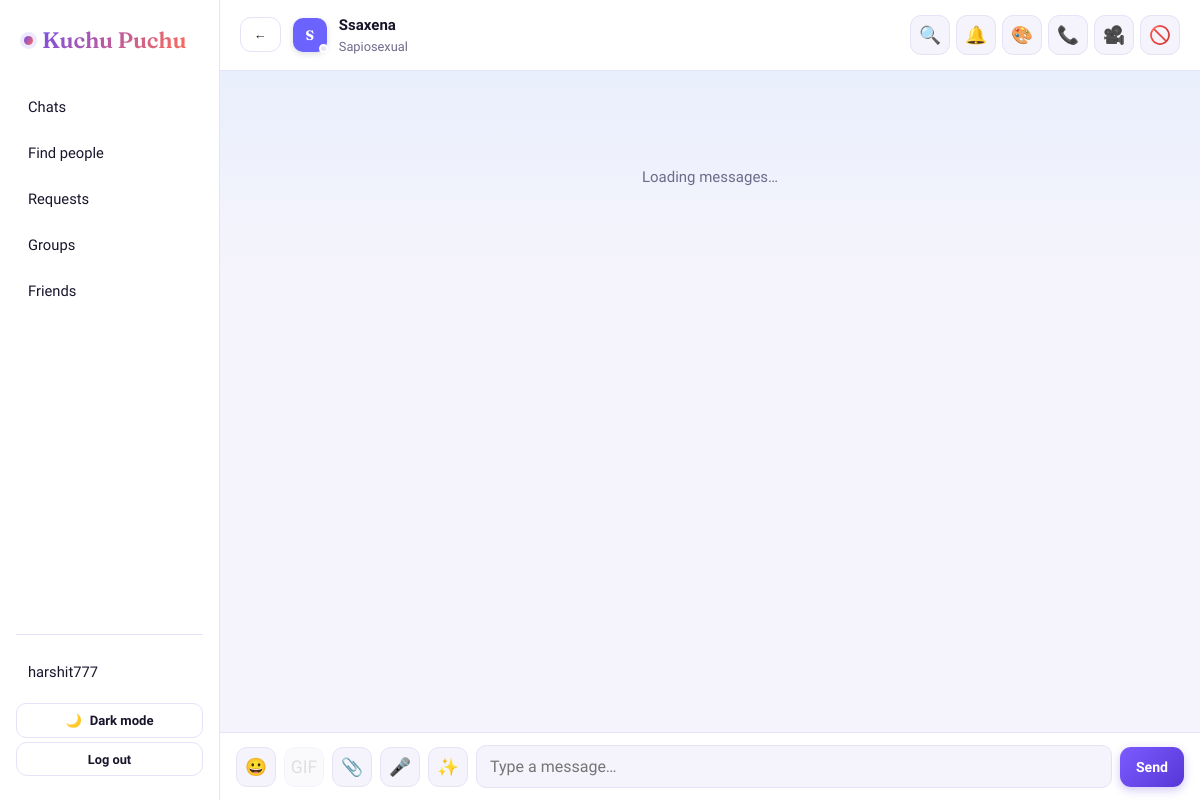
Screenshot of /chat/with/Ssaxena/ (signed in) with the database file from the repository.
### accounts/models.py (models this page shows, shortened)
class User(AbstractUser):
    THEME_LIGHT = 'light'
    THEME_DARK = 'dark'
    THEME_CHOICES = [(THEME_LIGHT, 'Light'), (THEME_DARK, 'Dark')]
    bio = models.CharField(max_length=160, blank=True)
    avatar_color = models.CharField(max_length=7, default='#6C63FF')  # used for the letter-avatar fallback
    avatar_url = models.URLField(blank=True)
    avatar_public_id = models.CharField(max_length=255, blank=True)  # Cloudinary asset id, so we can delete/replace it later
    last_seen_at = models.DateTimeField(null=True, blank=True)
    theme_preference = models.CharField(max_length=5, choices=THEME_CHOICES, default=THEME_LIGHT)
    spotify_access_token = models.CharField(max_length=255, blank=True)
    spotify_refresh_token = models.CharField(max_length=255, blank=True)
    spotify_token_expires_at = models.DateTimeField(null=True, blank=True)

### chat/views.py (the view)
# urls.py: path('with/<str:username>/', views.room, name='room'),
@login_required
def room(request, username):
    friend = get_object_or_404(User, username=username)
    if not Friendship.are_friends(request.user, friend):
        return HttpResponseForbidden("You can only message people on your friends list.")
    Message.objects.filter(sender=friend, recipient=request.user, is_read=False).update(is_read=True)
    nickname_obj = ContactNickname.objects.filter(owner=request.user, friend=friend).first()
    theme = ChatTheme.for_pair(request.user, friend)
    now_playing = spotify_client.get_now_playing_cached(friend) if spotify_client.is_configured() else None
    now = timezone.now()
    return render(request, 'chat/room.html', {
        'friend': friend,
        'display_name': nickname_obj.nickname if nickname_obj and nickname_obj.nickname else friend.username,
        'theme': theme,
        'gif_search_enabled': klipy.is_configured(),
        'is_muted': ConversationMute.is_muted(request.user, friend),
        'friend_online': bool(friend.last_seen_at and (now - friend.last_seen_at).total_seconds() < ONLINE_WINDOW_SECONDS),
        'friend_now_playing': now_playing,
    })

### accounts/spotify_client.py (called while the page is built)
def is_configured():
    client_id = getattr(settings, 'SPOTIFY_CLIENT_ID', '').strip()
    client_secret = getattr(settings, 'SPOTIFY_CLIENT_SECRET', '').strip()
    return bool(client_id and client_secret)

### accounts/templatetags/avatar_tags.py (called while the page is built)
@register.simple_tag
def avatar(entity, size=''):
    url = getattr(entity, 'avatar_url', '') or ''
    color = getattr(entity, 'avatar_color', '#6C63FF') or '#6C63FF'
    label = getattr(entity, 'username', '') or getattr(entity, 'name', '') or '?'
    letter = label[:1].upper()
    css_class = f'avatar {size}'.strip()
    if url:
        return format_html('<img class="{}" src="{}" alt="{}">', css_class, url, letter)
    return format_html('<div class="{}" style="background:{};">{}</div>', css_class, color, letter)

### chat/context_processors.py (called while the page is built)
def unread_messages_count(request):
    if not request.user.is_authenticated:
        return {'unread_messages_count': 0}
    muted_friend_ids = ConversationMute.objects.filter(user=request.user).values_list('friend_id', flat=True)
    count = (
        Message.objects.filter(recipient=request.user, is_read=False, deleted_at__isnull=True)
        .exclude(sender_id__in=muted_friend_ids)
        .count()
    )
    return {'unread_messages_count': count}

### chat/klipy.py (called while the page is built)
def is_configured():
    return bool(getattr(settings, 'KLIPY_API_KEY', ''))

### chat/models.py (called while the page is built)
    @staticmethod
    def for_pair(user1, user2):
        a, b = sorted([user1, user2], key=lambda u: u.pk)
        obj, _ = ChatTheme.objects.get_or_create(user_a=a, user_b=b)
        return obj

### friends/context_processors.py (called while the page is built)
def pending_requests_count(request):
    if request.user.is_authenticated:
        count = FriendRequest.objects.filter(to_user=request.user).count()
        return {'pending_requests_count': count}
    return {'pending_requests_count': 0}

### friends/models.py (called while the page is built)
    @staticmethod
    def are_friends(user1, user2):
        a, b = sorted([user1, user2], key=lambda u: u.pk)
        return Friendship.objects.filter(user_a=a, user_b=b).exists()

    @staticmethod
    def is_muted(user, friend):
        return ConversationMute.objects.filter(user=user, friend=friend).exists()

### groupchat/context_processors.py (called while the page is built, shortened)
def unread_group_messages_count(request):
    if not request.user.is_authenticated:
        return {'unread_group_messages_count': 0}
    total = 0
    memberships = GroupMembership.objects.filter(user=request.user, is_muted=False).only('group_id', 'last_read_at')
    return {'unread_group_messages_count': total}

### templates/chat/room.html (shortened to what this page needs)
{% extends "base.html" %}
{% load static %}
{% load avatar_tags %}
{% block body %}
<div class="chat-room" data-username="{{ friend.username }}" data-theme-preset="{{ theme.preset }}"
     data-poll-url="{% url 'chat:poll' friend.username %}"
     data-send-url="{% url 'chat:send' friend.username %}"
     data-typing-url="{% url 'chat:typing' friend.username %}"
     data-search-url="{% url 'chat:search' friend.username %}"
     data-mute-url="{% url 'chat:toggle_mute' friend.username %}"
     data-upload-voice-url="{% url 'chat:upload_voice' friend.username %}"
     data-upload-file-url="{% url 'chat:upload_file' friend.username %}"
     data-gif-search-url="{% url 'chat:gif_search' %}"
     data-gif-enabled="{{ gif_search_enabled|yesno:'1,0' }}"
     data-is-muted="{{ is_muted|yesno:'1,0' }}">
  <div class="chat-header">
    <a href="{% url 'chat:inbox' %}" class="btn btn-ghost btn-sm" aria-label="Back to chats">←</a>
    <span class="avatar-wrap">
      {% avatar friend 'sm' %}
      <span class="presence-dot {% if friend_online %}online{% endif %}" id="friend-presence-dot"></span>
    </span>
    <div class="who">
      <div class="fname">{{ display_name }}</div>
      <div class="fsub {% if friend_online %}online-text{% endif %}" id="friend-status-text"
           data-fallback="{% if friend_online %}Online{% elif friend.bio %}{{ friend.bio }}{% endif %}">
        {% if friend_now_playing %}
          <span class="presence-np"><span class="np-bars"><span></span><span></span><span></span></span>🎧 {{ friend_now_playing.track_name }} — {{ friend_now_playing.artist_name }}</span>
        {% elif friend_online %}
          Online
        {% elif friend.bio %}
          {{ friend.bio }}
        {% endif %}
      </div>
    </div>
    <div class="header-actions">
      <button type="button" class="icon-btn" id="search-toggle" title="Search" aria-label="Search messages">🔍</button>
      <button type="button" class="icon-btn" id="mute-toggle" title="Mute" aria-label="Mute conversation">{% if is_muted %}🔕{% else %}🔔{% endif %}</button>
      <a href="{% url 'chat:settings' friend.username %}" class="icon-btn" title="Chat settings" aria-label="Chat settings">🎨</a>
      <button type="button" class="icon-btn" id="call-audio-btn" title="Voice call" aria-label="Voice call">📞</button>
      <button type="button" class="icon-btn" id="call-video-btn" title="Video call" aria-label="Video call">🎥</button>
      <a href="{% url 'friends:block_user' friend.username %}" class="icon-btn" id="block-btn" title="Block {{ friend.username }}" aria-label="Block user"
         onclick="return confirm('Block {{ friend.username }}? They will be removed from your friends and won\'t be able to message you.');">🚫</a>
    </div>
  </div>
  <div class="chat-messages" id="chat-messages"{% if theme.wallpaper_url %} style="background-image:url('{{ theme.wallpaper_url }}');"{% endif %}>
    <div class="empty-state" id="messages-loading"><p>Loading messages…</p></div>
  </div>
  <div class="typing-row" id="typing-row"></div>
  <form class="chat-input-bar" id="chat-form">
    <button type="button" class="icon-btn" id="emoji-toggle" title="Emoji" aria-label="Emoji">😀</button>
    <button type="button" class="icon-btn" id="gif-toggle" title="GIF / Sticker" aria-label="GIF or sticker"
            {% if not gif_search_enabled %}disabled title="GIF search isn't configured on this server"{% endif %}>GIF</button>
    <button type="button" class="icon-btn" id="attach-toggle" title="Attach file" aria-label="Attach file">📎</button>
    <button type="button" class="icon-btn" id="mic-toggle" title="Record voice message" aria-label="Record voice message">🎤</button>
    <button type="button" class="icon-btn" id="effects-toggle" title="Send with effect" aria-label="Send with effect">✨</button>
    <input type="text" id="chat-input" placeholder="Type a message…" autocomplete="off" maxlength="2000" autofocus>
    <button class="btn btn-primary" type="submit">Send</button>
  </form>
</div>
{% endblock %}

### templates/base.html (shortened to what this page needs)
{% load static %}
<!DOCTYPE html>
<html lang="en" data-theme="{% if user.is_authenticated %}{{ user.theme_preference }}{% else %}light{% endif %}">
<head>
  <link rel="stylesheet" href="{% static 'css/style.css' %}">
</head>
<body>
{% if user.is_authenticated %}
<div class="app-shell">
  <aside class="sidebar" data-notify-url="{% url 'chat:notify_summary' %}">
    <div class="brand"><span class="dot"></span><span>Kuchu Puchu</span></div>
    <a class="nav-link {% if request.resolver_match.view_name == 'chat:inbox' %}active{% endif %}" href="{% url 'chat:inbox' %}">
      <span class="label-row"><span class="icon" aria-hidden="true">💬</span><span class="label">Chats</span></span>
    </a>
    <a class="nav-link {% if request.resolver_match.view_name == 'friends:search' %}active{% endif %}" href="{% url 'friends:search' %}">
      <span class="label-row"><span class="icon" aria-hidden="true">🔍</span><span class="label">Find people</span></span>
    </a>
    <a class="nav-link {% if request.resolver_match.view_name == 'friends:requests' %}active{% endif %}" href="{% url 'friends:requests' %}">
      <span class="label-row"><span class="icon" aria-hidden="true">🔔</span><span class="label">Requests</span></span>
    </a>
    <a class="nav-link {% if request.resolver_match.app_name == 'groupchat' %}active{% endif %}" href="{% url 'groupchat:list' %}">
      <span class="label-row"><span class="icon" aria-hidden="true">👨‍👩‍👧‍👦</span><span class="label">Groups</span></span>
    </a>
    <a class="nav-link {% if request.resolver_match.view_name == 'friends:list' %}active{% endif %}" href="{% url 'friends:list' %}">
      <span class="label-row"><span class="icon" aria-hidden="true">👥</span><span class="label">Friends</span></span>
    </a>
    <div class="sidebar-footer">
      <a class="nav-link {% if request.resolver_match.view_name == 'accounts:profile' %}active{% endif %}" href="{% url 'accounts:profile' %}">
        <span class="label-row"><span class="icon" aria-hidden="true">👤</span><span class="label">{{ user.username }}</span></span>
      </a>
      <button type="button" class="theme-toggle" id="theme-toggle-btn" data-toggle-url="{% url 'accounts:toggle_theme' %}">
        <span id="theme-toggle-icon">{% if user.theme_preference == 'dark' %}☀️{% else %}🌙{% endif %}</span>
        <span class="label">{% if user.theme_preference == 'dark' %}Light mode{% else %}Dark mode{% endif %}</span>
      </button>
      <form method="post" action="{% url 'accounts:logout' %}">
        <button class="btn btn-ghost btn-sm btn-block" type="submit">Log out</button>
      </form>
    </div>
  </aside>
  <div class="main">
    {% block body %}{% endblock %}
  </div>
</div>
{% else %}
  {% block auth_body %}{% endblock %}
{% endif %}
</body>
</html>

### rows the page displays
User: username "harshit777"
User: avatar_url+avatar_color+username "S", username "Ssaxena", bio "Sapiosexual"
